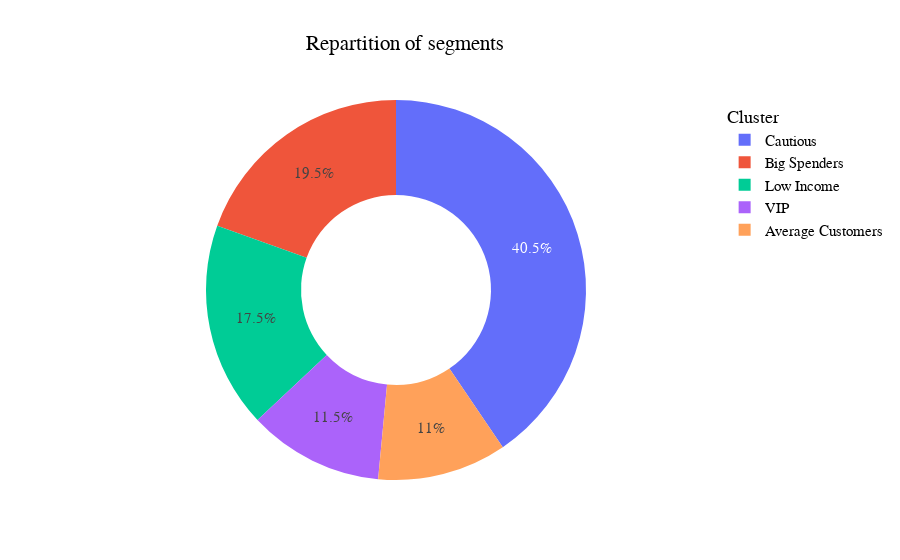

Here is the notebook cell this chart was saved with:
### Code cell
import plotly.express as px

df_segment = segment.reset_index()
df_segment.columns = ['Segment', 'Pourcentage']
fig = px.pie(
    df_segment, 
    names='Segment', 
    values='Pourcentage', 
    title='Repartition of segments',
    hole=0.5  
)
fig.update_layout(
    height=None,
    width=None,
    title_x=0.45,
    legend_title_text='Cluster',
    font=dict(size=15,family="Arial",color="Black")
)
fig.show()

### Figure 1 — Plotly figure (JSON) as saved in the notebook; plotly's stock layout.template omitted (floating-point values rounded to 4 significant figures)
{"data": [{"domain": {"x": [0, 1], "y": [0, 1]}, "hole": 0.5, "hovertemplate": "Segment=%{label}<br>Pourcentage=%{value}<extra></extra>", "labels": ["Cautious", "Big Spenders", "Low Income", "VIP", "Average Customers"], "legendgroup": "", "name": "", "showlegend": true, "type": "pie", "values": [40.5, 19.5, 17.5, 11.5, 11.0]}], "layout": {"font": {"color": "Black", "family": "Arial", "size": 15}, "legend": {"title": {"text": "Cluster"}, "tracegroupgap": 0}, "title": {"text": "Repartition of segments", "x": 0.45}}}
